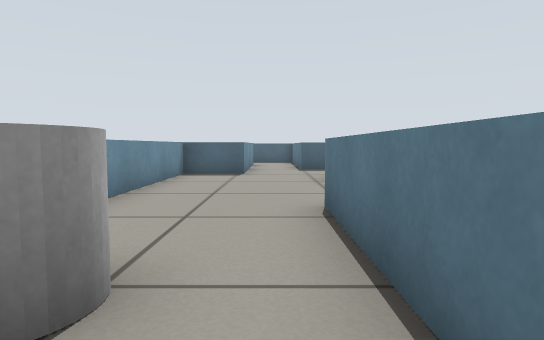
view 1 (above)

24 first-person views from a walk through a robot-simulator world made for Gazebo. The camera is 0.41 m above the floor, tilts 4° down and sees 75° across. The floor is counted in squares, 0.5 m on a side. Each view is taken from the middle of a square. On the plan, view 1 faces up. The plan holds only what a view shows up to about 12 squares ahead; the rest is blank.

view 2
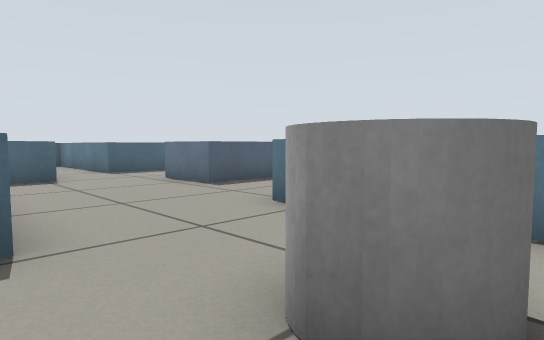

view 3
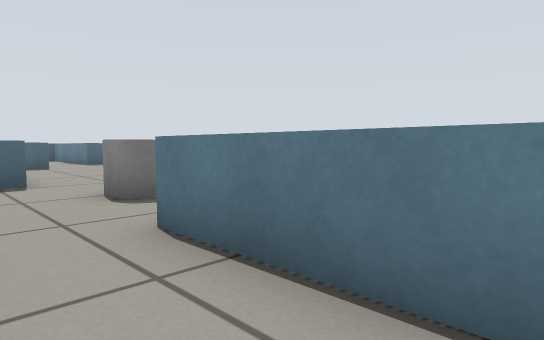

view 4
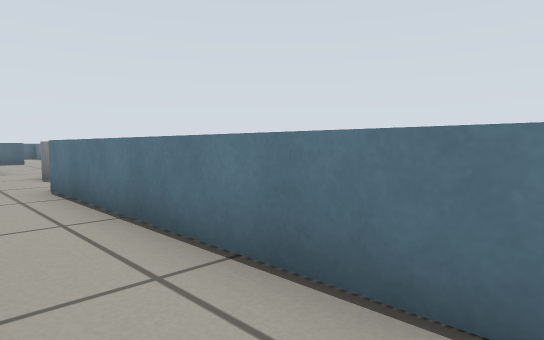

view 5
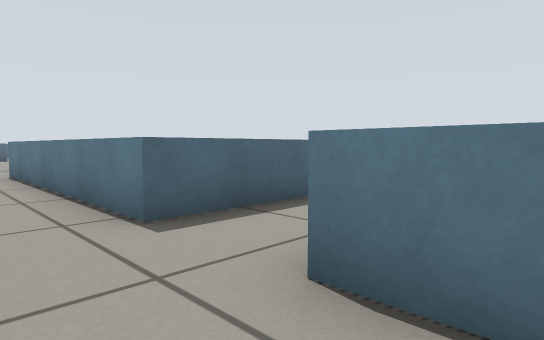

view 6
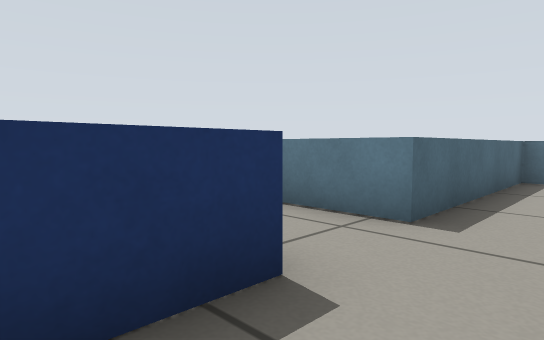

view 7
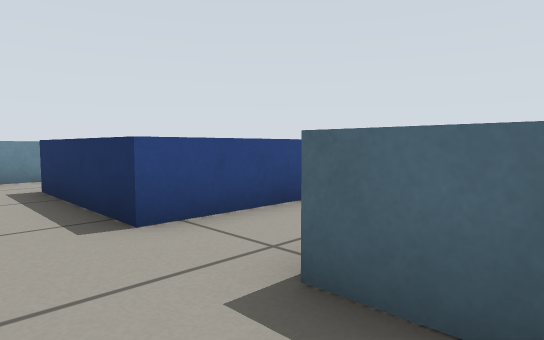

view 8
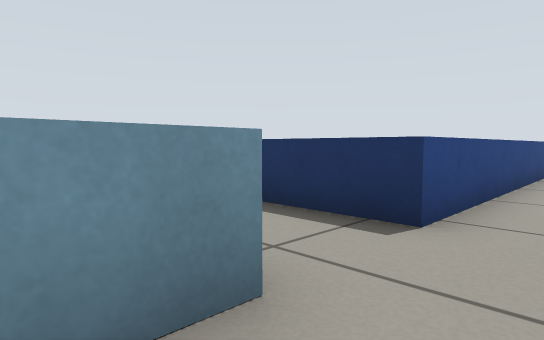

view 9
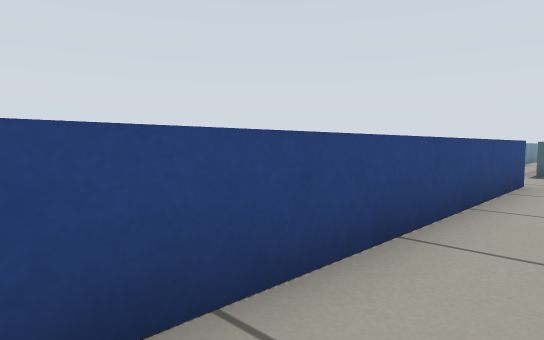

view 10
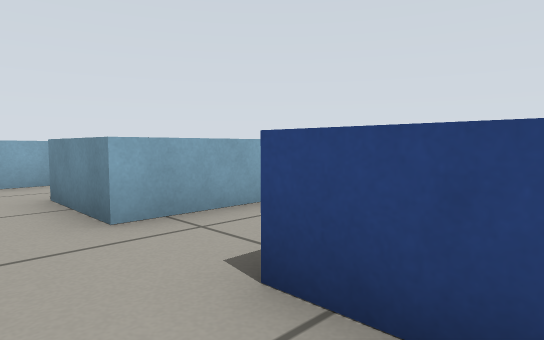

view 11
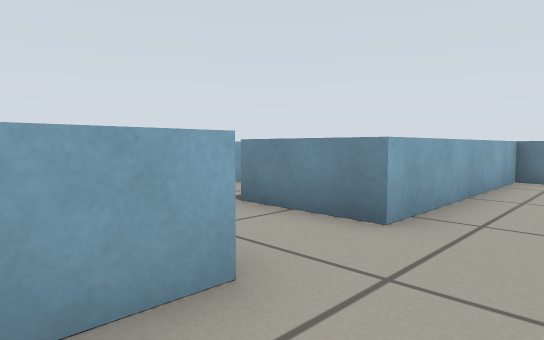

view 12
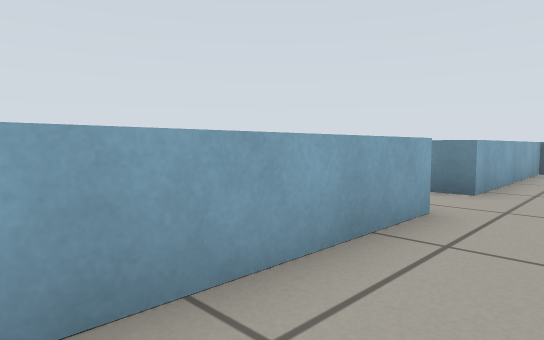

view 13
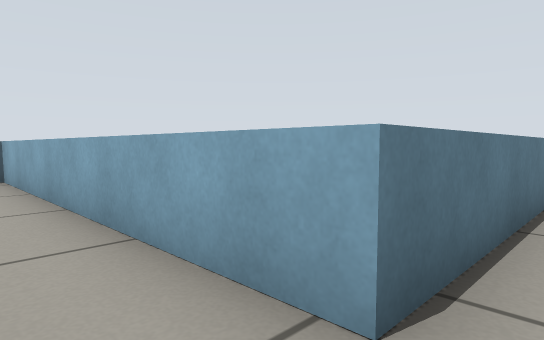

view 14
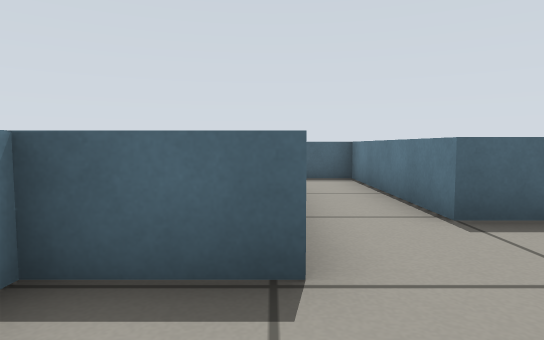

view 15
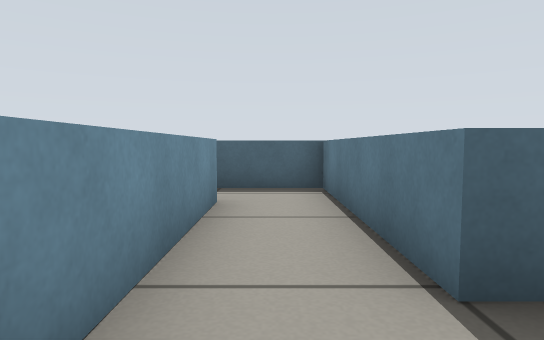

view 16
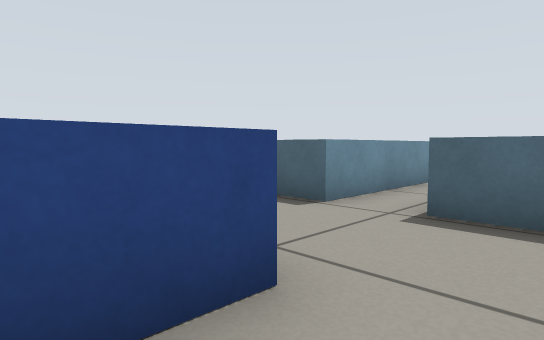

view 17
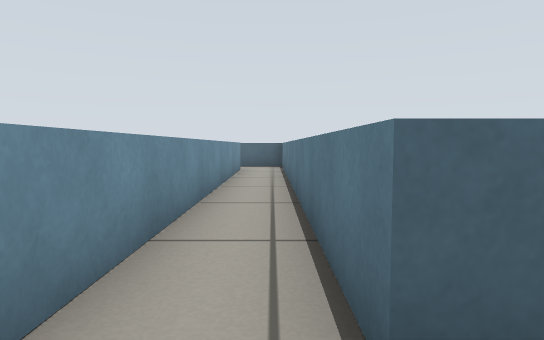

view 18
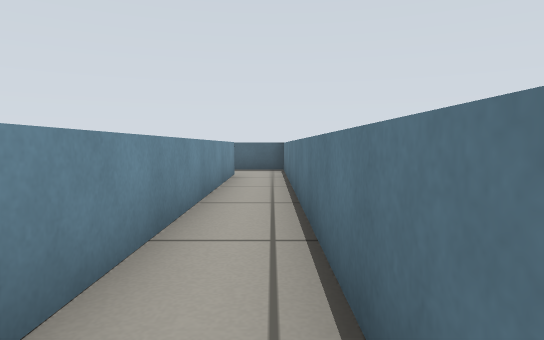

view 19
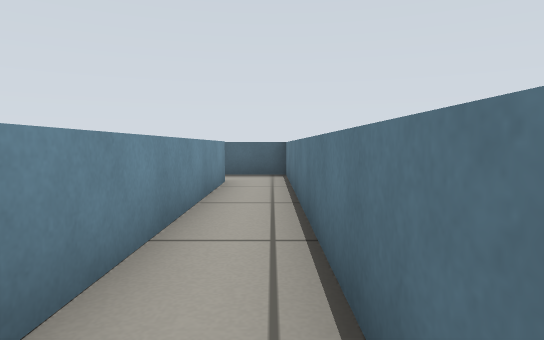

view 20
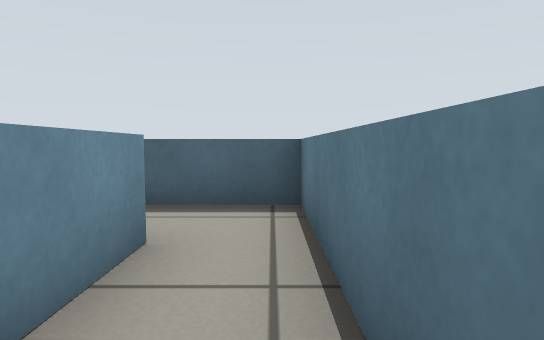

view 21
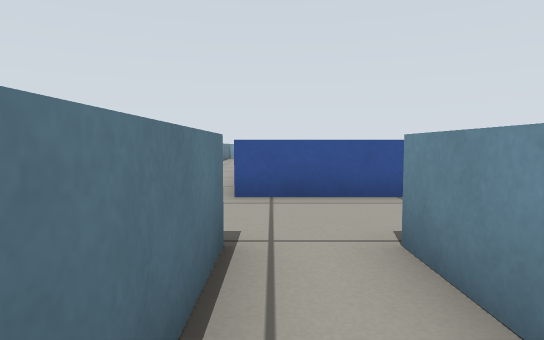

view 22
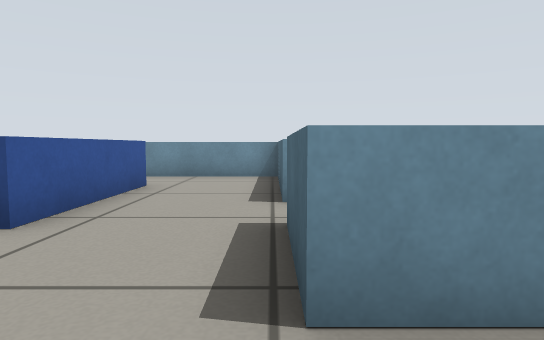

view 23
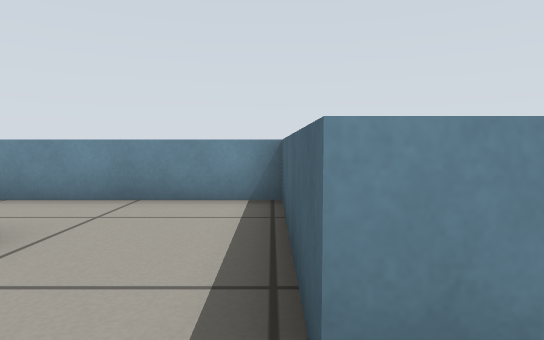

view 24
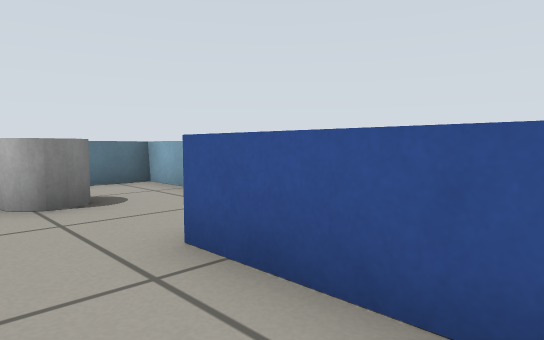

### Floor plan
Points are (right, up) in squares from view 1. A wall is a line through its corners. A room is listed if a view was taken in it or the views show most of it. See-through windows are left out.
Room 1 (views 1, 2, 3, 4, 5, 6, 7, 8, 9, 10, 11, 12, 13, 14, 15, 16, 17, 18, 19, 20, 21, 22, 23, 24)
walls: (-0.9, -0.7) (0.7, -0.7) (0.7, 4.7) (9.8, 4.7); (3.5, 7.4) (1.4, 7.4) (1.4, 9.4); (2.9, 11.8) (1, 11.8) (1, 15.6); (-8.2, 1.4) (-4.4, 1.4) (-4.4, -8.5) (-8.2, -8.5); (-10.3, 4.2) (-10.3, -0.1); (-0.8, 15.1) (-0.8, 10.1) (-2.5, 10.1) (-2.5, 4.2) (-4.6, 4.2) (-4.6, 15.6); (-6.1, 15) (-6.1, 4.2) (-9.9, 4.2); (3.2, -8.9) (3.2, -8.5) (-2.3, -8.5) (-2.3, -0.6); (-10.3, -8) (-10.3, -10.6) (-4.4, -10.6) (-4.4, -13.1); (-2.3, -11.9) (-2.3, -10.6) (1.9, -10.6); (-6.2, -15.2) (-4, -15.2)
ways out: opening at (-5, 16); opening at (0, 15)

Positions as (right, up) in squares from view 1, and headings:
1: (0, 0), facing up
2: (-3, 1), facing up-right
3: (-4, -4), facing up-right
4: (-4, -8), facing up-right
5: (-4, -12), facing up-right
6: (-6, -10), facing up-right
7: (-1, -10), facing up-left
8: (-3, -12), facing up-left
9: (-3, -7), facing up-left
10: (-3, -7), facing down-left
11: (-1, -9), facing down-left
12: (2, -9), facing down-left
13: (0, 6), facing down-right
14: (-1, 8), facing up
15: (0, 10), facing up
16: (-3, 0), facing up-left
17: (-5, 3), facing up
18: (-5, 5), facing up
19: (-5, 7), facing up
20: (-5, 12), facing up
21: (-5, 7), facing down
22: (-1, 4), facing left
23: (-5, 4), facing left
24: (-7, 3), facing down-right
